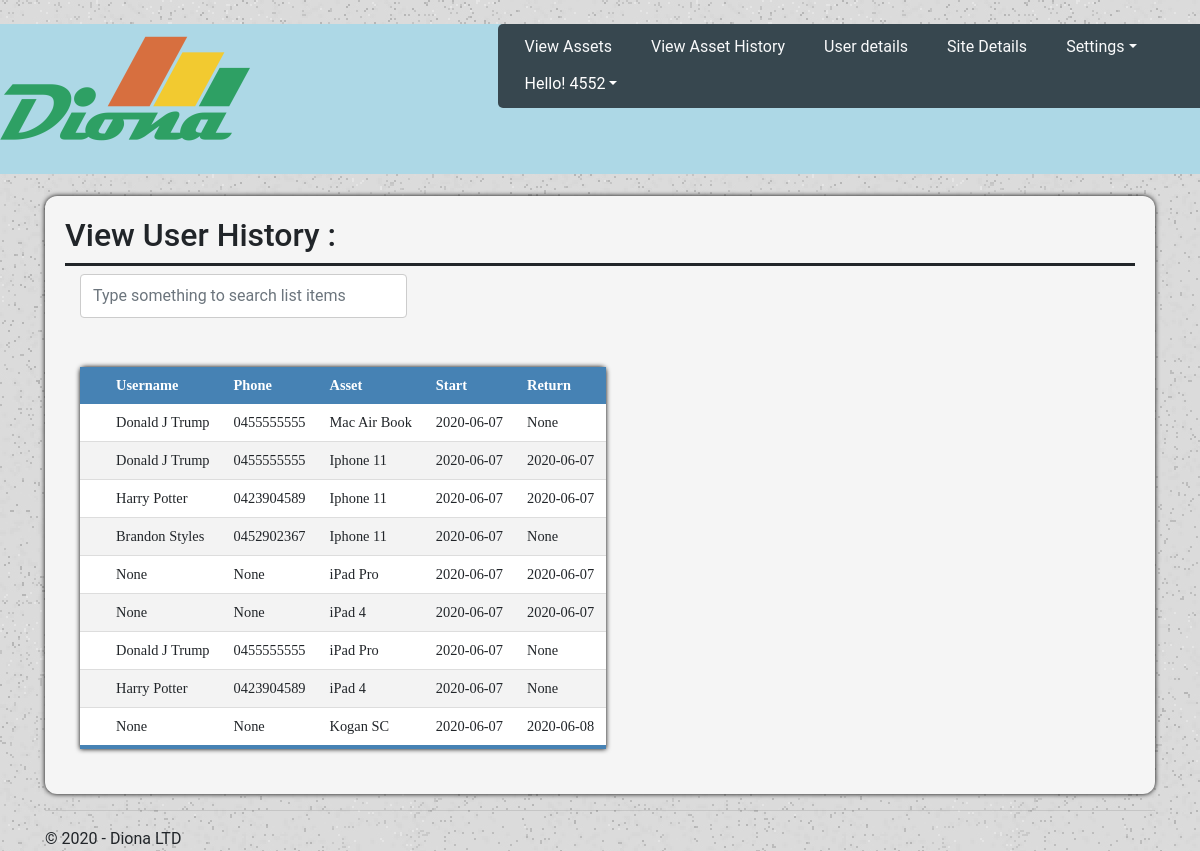
The app's page /history (signed in), older data.
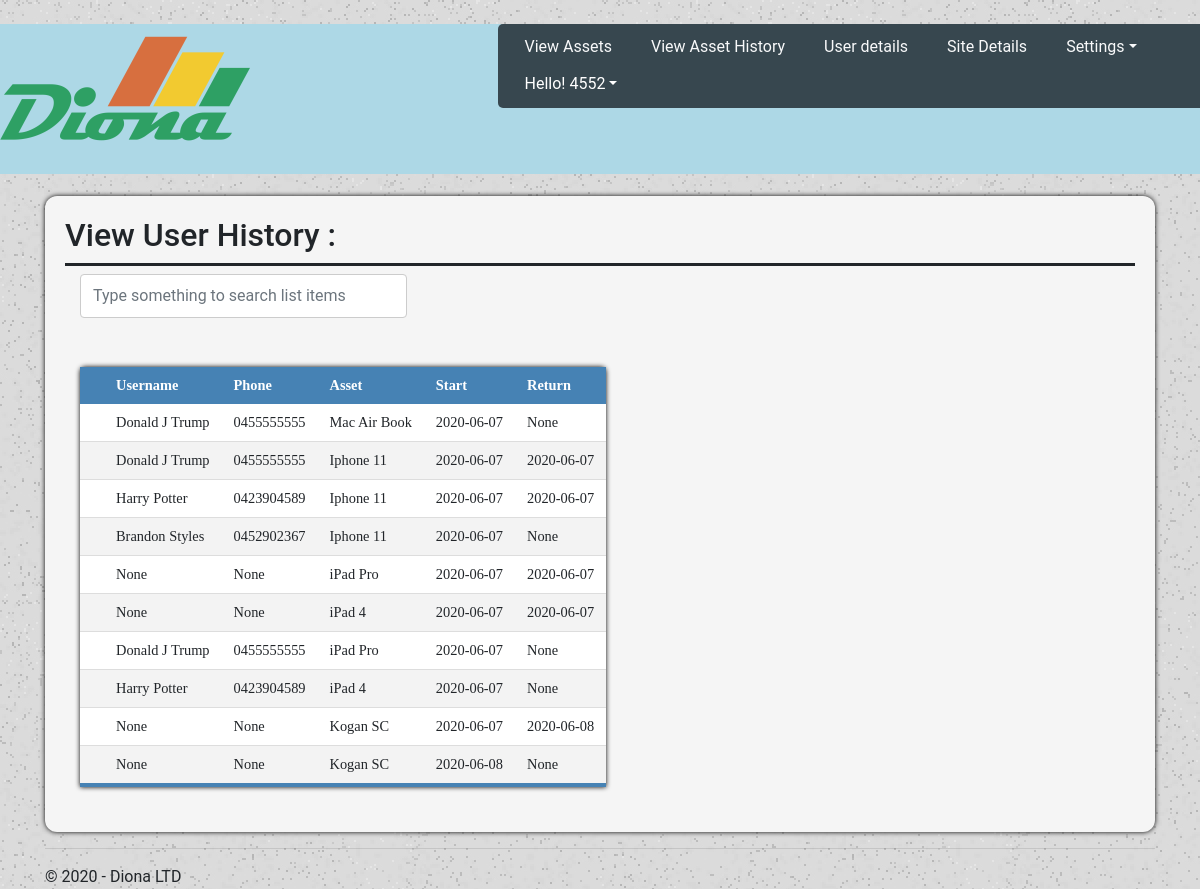
The same page, newer data.
### tables this page shows
CREATE TABLE `User` (
                                        `user_id` integer,
                                        `user_name` TEXT NULL,
                                        `user_email` TEXT NOT NULL,
                                        `user_phone` TEXT NULL,
                                        PRIMARY KEY (`user_id`)
                                    );

CREATE TABLE `Asset` (
                                            `asset_id` integer,
                                            `assetType_id` integer NOT NULL,
                                            `asset_name` TEXT NOT NULL,
                                            PRIMARY KEY (`asset_id`)
                                            FOREIGN KEY (`assetType_id`) REFERENCES `AssetType` (`assetType_id`));

CREATE TABLE Rent (
                                            `rent_id` integer NOT NULL,
                                            `user_id` integer NOT NULL,
                                            `asset_id` integer NOT NULL,
                                            `date_rental` TEXT NULL,
                                            `date_return` TEXT NULL,
                                            PRIMARY KEY (`rent_id`),
                                            FOREIGN KEY (`asset_id`) REFERENCES `Asset` (`asset_id`),
                                            FOREIGN KEY (`user_id`) REFERENCES `User` (`user_id`));

### EX1/views.py (the view)
@app.route('/history')
def view_history():
    if 'loggedin' in session:
        conn = sqlite3.connect(r"diona.db")
        conn.row_factory = sqlite3.Row
        rows = conn.execute("SELECT u.user_name AS Username, u.user_phone as Phone, a.asset_Name AS Asset, r.date_rental AS Start, r.date_return AS Return FROM Rent r, Asset a INNER JOIN User u on u.user_id = r.user_id AND a.asset_id = r.asset_id ")
        col_names = rows.fetchone()
        headers = col_names.keys()
        cur2 = conn.cursor()
        results = cur2.execute("SELECT u.user_name,u.user_phone, a.asset_Name, r.date_rental, r.date_return FROM Rent r, Asset a INNER JOIN User u on u.user_id = r.user_id AND a.asset_id = r.asset_id ")
    return render_template('view_history.html',
                            username=session['id'],
                            title = 'User History',
                            header = headers,
                            list = results.fetchall(),
                            year = datetime.now().year,)

### EX1/templates/view_history.html (shortened to what this page needs)
{% extends "layout_admin.html" %}
{% block content %}
<div class="viewContainer">
    <div class="siteHeader">
        <h2>View User History :</h2>
    </div>
    <div class="container" style="overflow-x:auto;">
        <div class="row">
            <div class="col">
                <input class="form-control mb-4" id="tableSearch" type="text" placeholder="Type something to search list items">
            </div>
            <div class="col">
            </div>
            <div class="col">
            </div>
        </div>
        <table class="view-table" id="tableView">
            <thead>
                <tr>
                    <th scope="row"> </th>
                    {%  for x in header: %}
                    <th> {{ x }} </th>
                    {% endfor %}
                </tr>
            </thead>
            {%  for row in list: %}
            <tbody id="myTable">
                <tr>
                    <th scope="row"></th>
                    {%  for x in row: %}
                    <td>{{ x }}</td>
                    {% endfor %}
                </tr>
            </tbody>
            {% endfor %}
        </table>
    </div>
</div>
    {% endblock %}

### EX1/templates/layout_admin.html (shortened to what this page needs)
﻿<!DOCTYPE html>
<html>
<head>
    <link rel="stylesheet" href="https://stackpath.bootstrapcdn.com/bootstrap/4.4.1/css/bootstrap.min.css"
>
    <link rel="stylesheet" href="https://cdnjs.cloudflare.com/ajax/libs/font-awesome/4.7.0/css/font-awesome.min.css">
    <link rel="stylesheet" href="{{url_for('static',filename = 'styles.css')}}">
</head>
<body>
    <div class="navcontainerwrapper">
        <div class="topnavcontainer">
            <div class="row">
                <div class="col-md-5 col-sm-2">
                    <a href="{{ url_for('home')}}">
                        <img id="output" name="logo" alt="Logo" src="{{url_for('static',filename = 'image/logo.png')}}" />
                    </a>
                </div>
                <div class="col-md-7 col-sm-10">
                    <div class="row">
                        <div class="subnavcontainer">
                            <div class="subnavheader">
                                <ul class="nav">
                                    <li class="nav-item">
                                        <a class="nav-link text-light " href="{{ url_for('adminview') }}" tabindex="-1">View Assets</a>
                                    </li>
                                    <li class="nav-item">
                                        <a class="nav-link text-light" href="{{ url_for('view_history') }}" tabindex="-1">View Asset History</a>
                                    </li>
                                    <li class="nav-item">
                                        <a class="nav-link text-light" href="{{ url_for('view_users') }}" tabindex="-1">User details</a>
                                    </li>
                                    <li class="nav-item">
                                        <a class="nav-link text-light" href="{{ url_for('site_all_details') }}" tabindex="-1">Site Details</a>
                                    </li>
                                    <li class="nav-item dropdown">
                                        <a class="nav-link dropdown-toggle text-light" href="#" id="navbarDropdownMenu"
                                           data-toggle="dropdown" aria-haspopup="true" aria-expanded="false">Settings</a>
                                    </li>
                                    <li class="nav-item dropdown">
                                        <a class="nav-link dropdown-toggle" href="#" id="navbarDropdownMenu" data-toggle="dropdown"
                                           aria-haspopup="true" aria-expanded="false"> Hello! {{username}}</a>
                                    </li>
                                </ul>
                            </div>
                        </div>
                    </div>
                </div>
            </div>
        </div>
    </div>
    <div class="container body-content">
        {% block content %}{% endblock %}
        <hr />
        <footer>
            <p>&copy; {{ year }} - Diona LTD</p>
        </footer>
    </div>
</body>
</html>

### EX1/static/styles.css (style rules this page uses)
body { font-family: Roboto, Arial, sans-serif; background-image: url('/static/image/boxed-bg.jpg'); margin: 0; height: 100%; }
.navcontainerwrapper { box-sizing: border-box; font-family: Roboto, Arial, sans-serif; font-size: 14px; line-height: 1.5; }
.topnavcontainer { background-color: #ADD8E6; height: 150px; overflow: auto; margin-bottom: 0; border-top: 0px; }
.nav ul, .nav li, .nav a { list-style: none; margin: 0; padding: 0; border: 0; line-height: 1; font-family: 'Roboto', sans-serif; }
.nav { border-radius: 5px; width: auto; zoom: 1; background: #37474F; padding: 5px 10px; border-radius: 5px; }
.nav li { text-align: center; margin: 0 5px 0 0; border: 1px solid transparent; }
.nav li a { border-radius: 5px; padding: 8px 15px 9px 15px; display: block; text-decoration: none; color: #ffffff; border: 1px solid transparent; font-size: 16px; }
.siteHeader { text-align: left; font-family: Roboto, Arial, sans-serif; font-size: 14px; border-bottom: 3px solid #212529; color: #212529; }
.viewContainer { background-color: #F5F5F5; justify-content: center; padding: 20px; margin-top: 2%; border-bottom: 2%; box-shadow: 0 0 5px rgba(0, 0, 0, 15); border-radius: 12px; overflow-x: auto; }
.form-control { padding: 20px; height: 44px; border-radius: 2px; }
.row:after { content: ""; display: table; clear: both; }
input[type= text], [type= email], select, textarea { width: 100%; padding: 12px; margin: 8px 0; display: inline-block; border: 1px solid #ccc; border-radius: 4px; box-sizing: border-box; resize: vertical; }
.view-table { border-collapse: collapse; margin: 25px 0px; font-size: 0.9em; min-width: 400px; border-radius: 5px 5px 0 0; box-shadow: 0 0 5px rgba(0, 0, 0, 15); font-family: Calibri; }
.view-table thead tr { background-color: #4682B4; color: white; font-weight: bold; }
.view-table thead th { text-align: left; }
.view-table th, .view-table td { padding: 10px 12px; }
.view-table tbody tr { border-bottom: 1px solid #dddddd; }
.view-table tbody:last-of-type { border-bottom: 4px solid #4682B4; }
.view-table tbody { background-color: #f3f3f3; }
.view-table tbody:nth-child(2n) { background-color: white; }

Row changes from the older to the newer data that the page shows:
added Rent: x "None" "None" "None", date_rental "2020-06-08"
added Asset: asset_name "Kogan SC"
